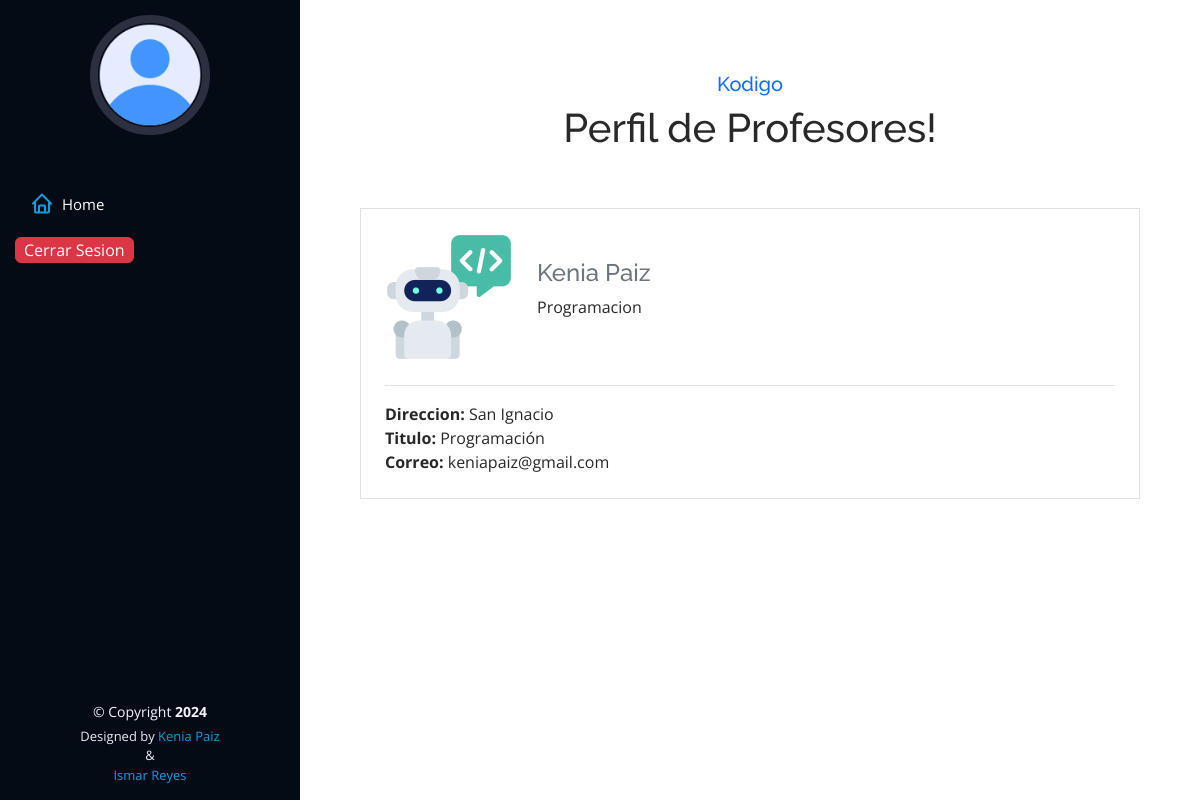
/home_coach.php (signed in), run on the app's committed database.
### tables this page shows
CREATE TABLE `coaches` (
  `id` int(11) NOT NULL,
  `nombre` varchar(100) NOT NULL,
  `direccion` text NOT NULL,
  `titulo` varchar(60) NOT NULL,
  `correo` varchar(30) NOT NULL,
  `password` varchar(10) NOT NULL,
  `id_materia` int(11) NOT NULL,
  `id_estado` int(11) NOT NULL,
  `id_rol` int(11) NOT NULL
);

CREATE TABLE `materias` (
  `id` int(11) NOT NULL,
  `materia` varchar(30) NOT NULL
);

### clases/Coaches.php (called while the page is built, shortened)
<?php
class Coaches extends Conexion{
    public function verPerfil(){
        $id = $_SESSION['id_coach'];
        $pdo = $this->conectar();
        $query = $pdo->query("SELECT coaches.nombre, coaches.direccion, coaches.titulo, coaches.correo, materias.materia FROM coaches INNER JOIN materias ON coaches.id_materia = materias.id WHERE coaches.id = $id");
        $query->execute();
        $resultado = $query->fetchAll(PDO::FETCH_ASSOC);
        return $resultado;
    }
}
?>

### home_coach.php (the view, shortened to what this page needs)
<?php
    if(!isset($_SESSION['id_coach'])){
        include "./notFound.php";
    }else{
?>
<!DOCTYPE html>
<html lang="en">
<head>
    <link href="assets/vendor/bootstrap/css/bootstrap.min.css" rel="stylesheet">
    <link href="assets/vendor/bootstrap-icons/bootstrap-icons.css" rel="stylesheet">
    <link href="assets/vendor/boxicons/css/boxicons.min.css" rel="stylesheet">
    <link href="assets/css/style.css" rel="stylesheet">
</head>
<body>
    <?php include "./modulos/header_coach.php";
		require "./clases/Coaches.php";
		$coach = new Coaches();
		$arreglo = $coach->verPerfil();
	?>
    <main id="main">
        <div class="container-fluid testimonial py-4">
            <div class="container py-5">
                <div class="text-center mx-auto pb-5 wow fadeIn" data-wow-delay=".3s" style="max-width: 600px;">
                    <h5 class="text-primary">Kodigo</h5>
                    <h1>Perfil de Profesores!</h1>
                </div>
                <?php foreach($arreglo as $coach){ ?>
                <div class="testimonial-item border p-4">
                    <div class="d-flex align-items-center">
                        <div class="">
                            <img src="./assets/img/programador.png" alt="">
                        </div>
                        <div class="ms-4">
                            <h4 class="text-secondary"><?php echo $coach['nombre']; ?></h4>
                            <p class="m-0 pb-3"><?php echo $coach['materia']; ?></p>
                        </div>
                    </div>
                    <div class="border-top mt-4 pt-3">
                        <p class="mb-0"><strong>Direccion: </strong> <?php echo $coach['direccion']; ?></p>
                        <p class="mb-0"><strong>Titulo: </strong> <?php echo $coach['titulo']; ?></p>
                        <p class="mb-0"><strong>Correo: </strong> <?php echo $coach['correo']; ?></p>
                    </div>
                </div>
                <?php } ?>
            </div>
        </div>
    </main>
    <?php include "./modulos/footer.php";  ?>
</body>
</html>
<?php } ?>

### assets/css/style.css (style rules this page uses)
body { font-family: "Open Sans", sans-serif; color: #272829; }
h1, h2, h3, h4, h5, h6 { font-family: "Raleway", sans-serif; }
#main { margin-left: 300px; }
.container, .container-fluid { padding-left: 30px; padding-right: 30px; }

### data on the page
coaches: nombre "Kenia Paiz", id_materia.materia "Programacion", direccion "San Ignacio", titulo "Programación", correo "keniapaiz@gmail.com"
